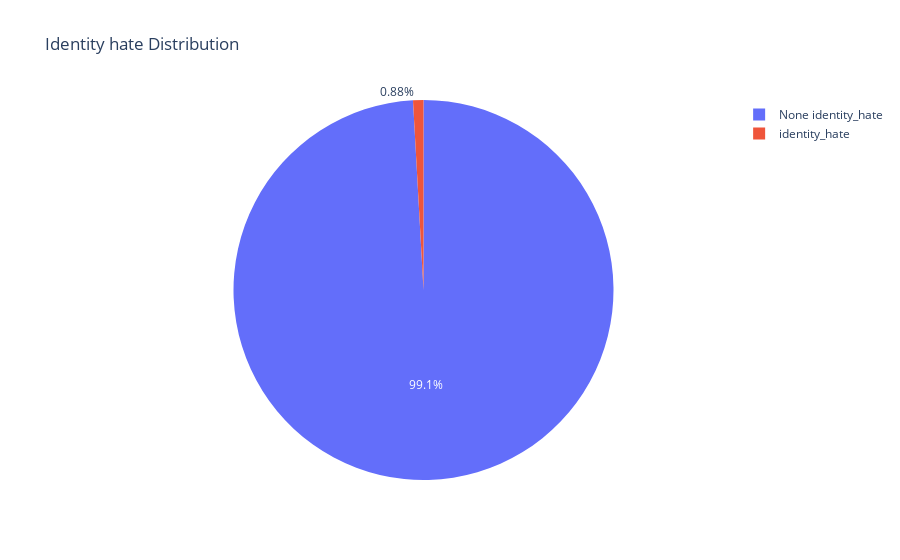

The notebook cell saved with this chart:
### Code cell
output_counts = df_train["identity_hate"].value_counts()

# Build the pie chart
fig = px.pie(values=output_counts, 
             names=["None identity_hate", 'identity_hate'],
             title="Identity hate Distribution")
fig.show()

### Figure 1 — Plotly figure (JSON) as saved in the notebook; plotly's stock layout.template omitted (floating-point values rounded to 4 significant figures)
{"data": [{"domain": {"x": [0, 1], "y": [0, 1]}, "hovertemplate": "label=%{label}<br>value=%{value}<extra></extra>", "labels": ["None identity_hate", "identity_hate"], "legendgroup": "", "name": "", "showlegend": true, "type": "pie", "values": [158166, 1405]}], "layout": {"legend": {"tracegroupgap": 0}, "title": {"text": "Identity hate Distribution"}}}
